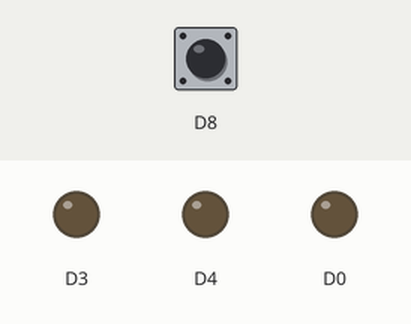
The sketch below on a simulated ESP8266 (NodeMCU). On the bench: output pins drawn as LEDs (lit = HIGH). Dashed ring = blinking. The test bench sets the inputs (shaded band); at power-on: D8 LOW.

Above: at 1.2 s.
1.3 s: D8 driven HIGH
At 2.1 s:
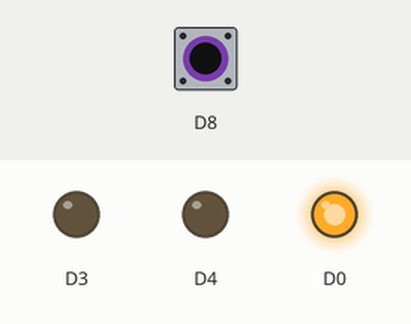
2.8 s: D8 pulsed LOW 5 times (0.12 s each, 0.3 s apart)
At 3.07 s:
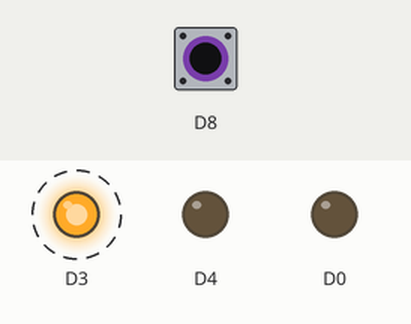
At 5.0 s:
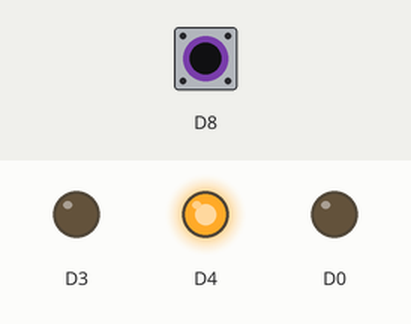
Timing chart, 0 to 6.5 s (numbered marks = the images above; inputs shaded):
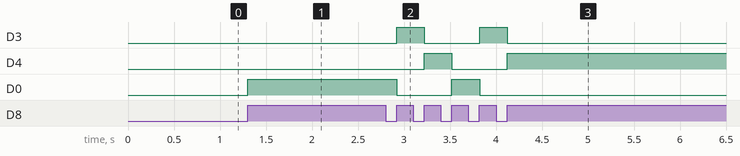

Measured:
- after the input at 1.3 s, D0: LOW → HIGH at once
- after the input at 2.8 s, D3: alternates HIGH for 0.30 s and LOW for 0.60 s, 4 changes in all, then stays LOW, starting after 0.12 s; D4: LOW → HIGH after 0.42 s, → LOW 0.30 s later, → HIGH 0.60 s later; D0: HIGH → LOW after 0.12 s, → HIGH 0.60 s later, → LOW 0.30 s later

The sketch:

session3example2.ino
```cpp
int buttonState = LOW;         // Current button state
int lastButtonState = LOW;     // Previous button state
int ledIndex = 1;         // Index of the active LED

void setup() {
  pinMode(D8, INPUT);
  pinMode(D0, OUTPUT);
  pinMode(D3, OUTPUT);
  pinMode(D4, OUTPUT);
}

void loop() {
  buttonState = digitalRead(D8);

  if (buttonState != lastButtonState) {
    if (buttonState == HIGH) {
      digitalWrite(D0, LOW);
      digitalWrite(D3, LOW);
      digitalWrite(D4, LOW);

      if (ledIndex == 1) {
        digitalWrite(D0, HIGH);
      } else if (ledIndex == 2) {
        digitalWrite(D3, HIGH);
      } else if (ledIndex == 3) {
        digitalWrite(D4, HIGH);
      }

      ledIndex++;
      if (ledIndex > 3) {
        ledIndex = 1;
      }
    }
    lastButtonState = buttonState;
  }
}
```
